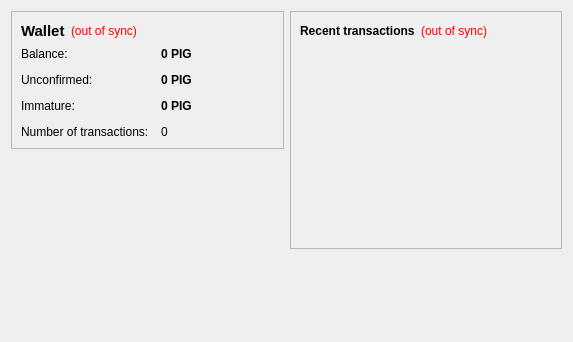
<?xml version="1.0" encoding="UTF-8"?>
<ui version="4.0">
 <class>OverviewPage</class>
 <widget class="QWidget" name="OverviewPage">
  <property name="geometry">
   <rect>
    <x>0</x>
    <y>0</y>
    <width>573</width>
    <height>342</height>
   </rect>
  </property>
  <property name="windowTitle">
   <string>Form</string>
  </property>
  <layout class="QHBoxLayout" name="horizontalLayout" stretch="1,1">
   <item>
    <layout class="QVBoxLayout" name="verticalLayout_2">
     <item>
      <widget class="QFrame" name="frame">
       <property name="frameShape">
        <enum>QFrame::StyledPanel</enum>
       </property>
       <property name="frameShadow">
        <enum>QFrame::Raised</enum>
       </property>
       <layout class="QVBoxLayout" name="verticalLayout_4">
        <item>
         <layout class="QHBoxLayout" name="horizontalLayout_4">
          <item>
           <widget class="QLabel" name="label_5">
            <property name="font">
             <font>
              <pointsize>11</pointsize>
              <weight>75</weight>
              <bold>true</bold>
             </font>
            </property>
            <property name="text">
             <string>Wallet</string>
            </property>
           </widget>
          </item>
          <item>
           <widget class="QLabel" name="labelWalletStatus">
            <property name="toolTip">
             <string>The displayed information may be out of date. Your wallet automatically synchronizes with the PigCoin network after a connection is established, but this process has not completed yet.</string>
            </property>
            <property name="styleSheet">
             <string notr="true">QLabel { color: red; }</string>
            </property>
            <property name="text">
             <string notr="true">(out of sync)</string>
            </property>
            <property name="alignment">
             <set>Qt::AlignLeading|Qt::AlignLeft|Qt::AlignVCenter</set>
            </property>
           </widget>
          </item>
          <item>
           <spacer name="horizontalSpacer_2">
            <property name="orientation">
             <enum>Qt::Horizontal</enum>
            </property>
            <property name="sizeHint" stdset="0">
             <size>
              <width>40</width>
              <height>20</height>
             </size>
            </property>
           </spacer>
          </item>
         </layout>
        </item>
        <item>
         <layout class="QFormLayout" name="formLayout_2">
          <property name="fieldGrowthPolicy">
           <enum>QFormLayout::AllNonFixedFieldsGrow</enum>
          </property>
          <property name="horizontalSpacing">
           <number>12</number>
          </property>
          <property name="verticalSpacing">
           <number>12</number>
          </property>
          <item row="0" column="0">
           <widget class="QLabel" name="label">
            <property name="text">
             <string>Balance:</string>
            </property>
           </widget>
          </item>
          <item row="0" column="1">
           <widget class="QLabel" name="labelBalance">
            <property name="font">
             <font>
              <weight>75</weight>
              <bold>true</bold>
             </font>
            </property>
            <property name="cursor">
             <cursorShape>IBeamCursor</cursorShape>
            </property>
            <property name="toolTip">
             <string>Your current balance</string>
            </property>
            <property name="text">
             <string notr="true">0 PIG</string>
            </property>
            <property name="textInteractionFlags">
             <set>Qt::LinksAccessibleByMouse|Qt::TextSelectableByKeyboard|Qt::TextSelectableByMouse</set>
            </property>
           </widget>
          </item>
          <item row="1" column="0">
           <widget class="QLabel" name="label_3">
            <property name="text">
             <string>Unconfirmed:</string>
            </property>
           </widget>
          </item>
          <item row="1" column="1">
           <widget class="QLabel" name="labelUnconfirmed">
            <property name="font">
             <font>
              <weight>75</weight>
              <bold>true</bold>
             </font>
            </property>
            <property name="cursor">
             <cursorShape>IBeamCursor</cursorShape>
            </property>
            <property name="toolTip">
             <string>Total of transactions that have yet to be confirmed, and do not yet count toward the current balance</string>
            </property>
            <property name="text">
             <string notr="true">0 PIG</string>
            </property>
            <property name="textInteractionFlags">
             <set>Qt::LinksAccessibleByMouse|Qt::TextSelectableByKeyboard|Qt::TextSelectableByMouse</set>
            </property>
           </widget>
          </item>
          <item row="3" column="0">
           <widget class="QLabel" name="label_2">
            <property name="text">
             <string>Number of transactions:</string>
            </property>
           </widget>
          </item>
          <item row="3" column="1">
           <widget class="QLabel" name="labelNumTransactions">
            <property name="toolTip">
             <string>Total number of transactions in wallet</string>
            </property>
            <property name="text">
             <string notr="true">0</string>
            </property>
           </widget>
          </item>
          <item row="2" column="0">
           <widget class="QLabel" name="labelImmatureText">
            <property name="text">
             <string>Immature:</string>
            </property>
           </widget>
          </item>
          <item row="2" column="1">
           <widget class="QLabel" name="labelImmature">
            <property name="font">
             <font>
              <weight>75</weight>
              <bold>true</bold>
             </font>
            </property>
            <property name="toolTip">
             <string>Mined balance that has not yet matured</string>
            </property>
            <property name="text">
             <string notr="true">0 PIG</string>
            </property>
            <property name="textInteractionFlags">
             <set>Qt::LinksAccessibleByMouse|Qt::TextSelectableByKeyboard|Qt::TextSelectableByMouse</set>
            </property>
           </widget>
          </item>
         </layout>
        </item>
       </layout>
      </widget>
     </item>
     <item>
      <spacer name="verticalSpacer">
       <property name="orientation">
        <enum>Qt::Vertical</enum>
       </property>
       <property name="sizeHint" stdset="0">
        <size>
         <width>20</width>
         <height>40</height>
        </size>
       </property>
      </spacer>
     </item>
    </layout>
   </item>
   <item>
    <layout class="QVBoxLayout" name="verticalLayout_3">
     <item>
      <widget class="QFrame" name="frame_2">
       <property name="frameShape">
        <enum>QFrame::StyledPanel</enum>
       </property>
       <property name="frameShadow">
        <enum>QFrame::Raised</enum>
       </property>
       <layout class="QVBoxLayout" name="verticalLayout">
        <item>
         <layout class="QHBoxLayout" name="horizontalLayout_2">
          <item>
           <widget class="QLabel" name="label_4">
            <property name="text">
             <string>&lt;b&gt;Recent transactions&lt;/b&gt;</string>
            </property>
           </widget>
          </item>
          <item>
           <widget class="QLabel" name="labelTransactionsStatus">
            <property name="toolTip">
             <string>The displayed information may be out of date. Your wallet automatically synchronizes with the PigCoin network after a connection is established, but this process has not completed yet.</string>
            </property>
            <property name="styleSheet">
             <string notr="true">QLabel { color: red; }</string>
            </property>
            <property name="text">
             <string notr="true">(out of sync)</string>
            </property>
            <property name="alignment">
             <set>Qt::AlignRight|Qt::AlignTrailing|Qt::AlignVCenter</set>
            </property>
           </widget>
          </item>
          <item>
           <spacer name="horizontalSpacer">
            <property name="orientation">
             <enum>Qt::Horizontal</enum>
            </property>
            <property name="sizeHint" stdset="0">
             <size>
              <width>40</width>
              <height>20</height>
             </size>
            </property>
           </spacer>
          </item>
         </layout>
        </item>
        <item>
         <widget class="QListView" name="listTransactions">
          <property name="styleSheet">
           <string notr="true">QListView { background: transparent; }</string>
          </property>
          <property name="frameShape">
           <enum>QFrame::NoFrame</enum>
          </property>
          <property name="verticalScrollBarPolicy">
           <enum>Qt::ScrollBarAlwaysOff</enum>
          </property>
          <property name="horizontalScrollBarPolicy">
           <enum>Qt::ScrollBarAlwaysOff</enum>
          </property>
          <property name="selectionMode">
           <enum>QAbstractItemView::NoSelection</enum>
          </property>
         </widget>
        </item>
       </layout>
      </widget>
     </item>
     <item>
      <spacer name="verticalSpacer_2">
       <property name="orientation">
        <enum>Qt::Vertical</enum>
       </property>
       <property name="sizeHint" stdset="0">
        <size>
         <width>20</width>
         <height>40</height>
        </size>
       </property>
      </spacer>
     </item>
    </layout>
   </item>
  </layout>
 </widget>
 <resources/>
 <connections/>
</ui>
